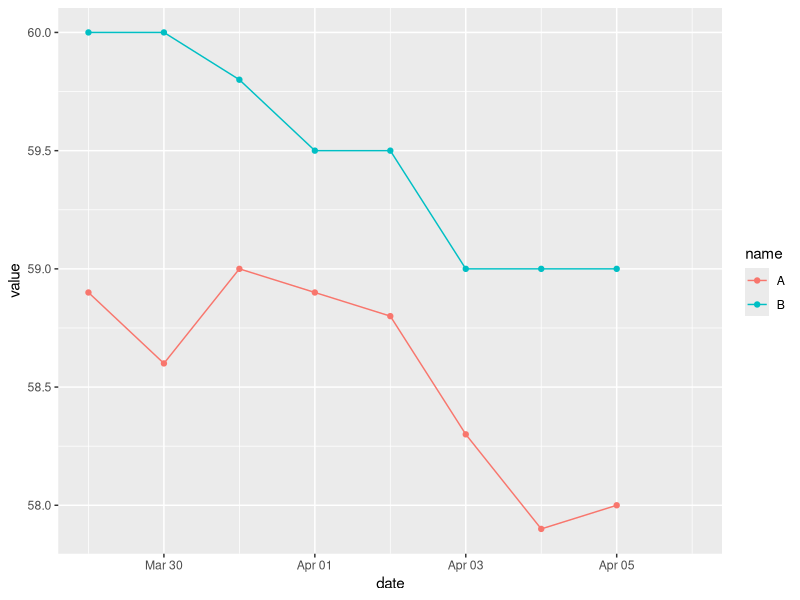

Write R code to recreate this figure.
## ---- chunk 1
#| message: false
#| warning: false
library(readr)
library(tidyverse)

df <- read_csv("data/data.csv") |>
  mutate(date = as.Date(date))

df |>
  pivot_longer(-date) |>
  ggplot(aes(date, value, color = name)) +
  geom_line() +
  geom_point()
